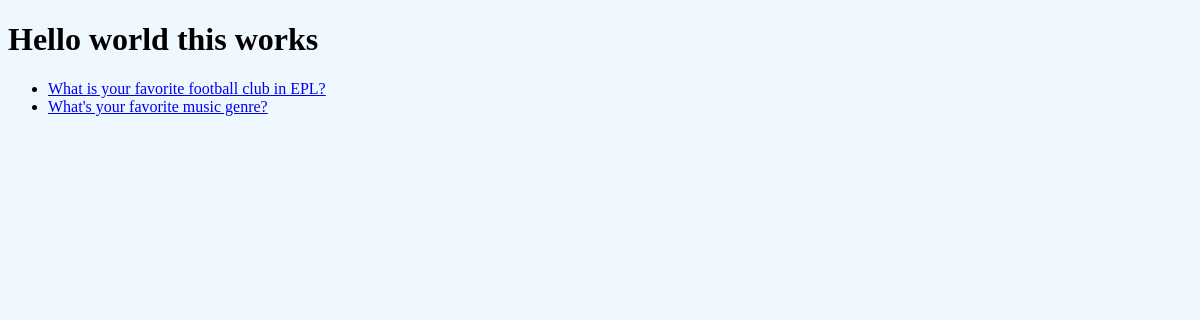
The page /myapp/ on the database as committed earlier.
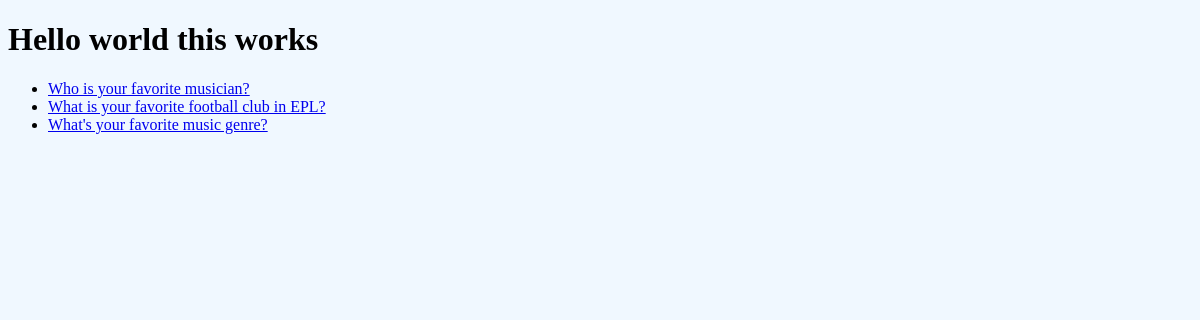
The same page on the database as committed later.
### myapp/models.py (models this page shows, shortened)
class Question(models.Model):
    question_text = models.CharField(max_length=200)
    pub_date = models.DateTimeField("date published")

### myapp/views.py (the view)
# urls.py: path("", views.IndexView.as_view(), name="index"),
class IndexView(generic.ListView):
    template_name = "polls/index.html"
    context_object_name = "latest_question_list"
    def get_queryset(self):
        return Question.objects.order_by("-pub_date")[:5]

### myapp/templates/polls/index.html (shortened to what this page needs)
{%load static%}
<!DOCTYPE html>
<html lang="en">
<head>
    <link rel="stylesheet" href="{% static 'polls/styles.css' %}">
</head>
<body>
    {% if latest_question_list %}
    <h1>Hello world this works</h1>
    <ul>
    {% for question in latest_question_list %}
        <li><a href="{% url 'myapp:detail' question.id %}">{{ question.question_text }}</a></li>
    {% endfor %}
    </ul>
    {% else %}
    <p>No polls are available.</p>
    {% endif %}
</body>
</html>

Rows that differ between the two databases and show on the page:
added Question: question_text "Who is your favorite musician?"
